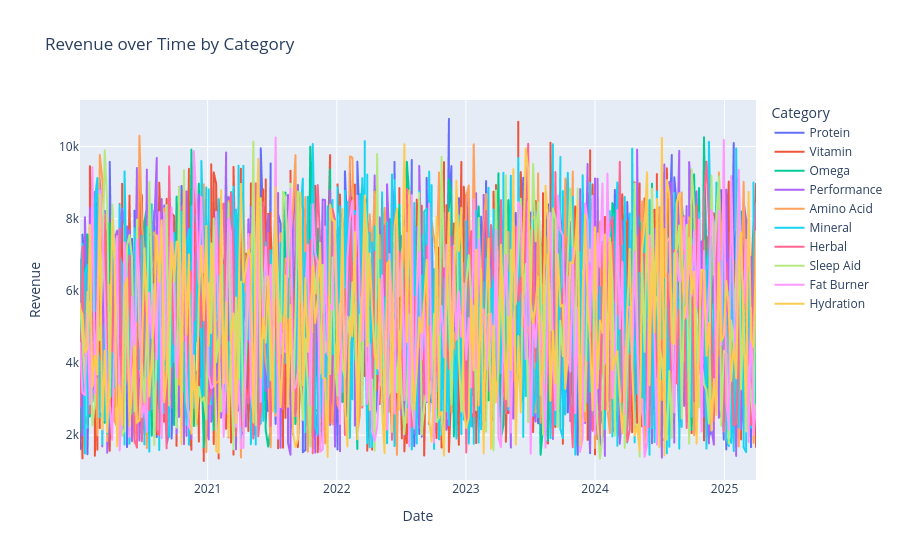

Source (notebook cell):
### Markdown cell above
### Insights
- Correlation measures how strongly variables move together.
- Values range from: +1 → strong positive relationship , 0 → no relationship , -1 → strong negative relationship
- Revenue shows a strong positive correlation with Price.
- Price and Discount may have varying influence on sales and revenue.
- Units Returned appears less strongly correlated with overall revenue.
- Strong correlations help identify key factors affecting business performance.

### Code cell
fig=px.line(df, x="Date", y="Revenue", color="Category", title="Revenue over Time by Category")
fig.show()

### Figure 1 — Plotly figure (JSON) as saved in the notebook; plotly's stock layout.template omitted (floating-point values rounded to 4 significant figures; data arrays with more than 128 entries replaced by an {"elided": "..."} marker saying what was removed)
{"data": [{"hovertemplate": "Category=Protein<br>Date=%{x}<br>Revenue=%{y}<extra></extra>", "legendgroup": "Protein", "line": {"color": "#636efa", "dash": "solid"}, "marker": {"symbol": "circle"}, "mode": "lines", "name": "Protein", "showlegend": true, "type": "scattergl", "x": {"elided": "548 str values"}, "xaxis": "x", "y": {"elided": "548 float values"}, "yaxis": "y"}, {"hovertemplate": "Category=Vitamin<br>Date=%{x}<br>Revenue=%{y}<extra></extra>", "legendgroup": "Vitamin", "line": {"color": "#EF553B", "dash": "solid"}, "marker": {"symbol": "circle"}, "mode": "lines", "name": "Vitamin", "showlegend": true, "type": "scattergl", "x": {"elided": "822 str values"}, "xaxis": "x", "y": {"elided": "822 float values"}, "yaxis": "y"}, {"hovertemplate": "Category=Omega<br>Date=%{x}<br>Revenue=%{y}<extra></extra>", "legendgroup": "Omega", "line": {"color": "#00cc96", "dash": "solid"}, "marker": {"symbol": "circle"}, "mode": "lines", "name": "Omega", "showlegend": true, "type": "scattergl", "x": {"elided": "274 str values"}, "xaxis": "x", "y": {"elided": "274 float values"}, "yaxis": "y"}, {"hovertemplate": "Category=Performance<br>Date=%{x}<br>Revenue=%{y}<extra></extra>", "legendgroup": "Performance", "line": {"color": "#ab63fa", "dash": "solid"}, "marker": {"symbol": "circle"}, "mode": "lines", "name": "Performance", "showlegend": true, "type": "scattergl", "x": {"elided": "548 str values"}, "xaxis": "x", "y": {"elided": "548 float values"}, "yaxis": "y"}, {"hovertemplate": "Category=Amino Acid<br>Date=%{x}<br>Revenue=%{y}<extra></extra>", "legendgroup": "Amino Acid", "line": {"color": "#FFA15A", "dash": "solid"}, "marker": {"symbol": "circle"}, "mode": "lines", "name": "Amino Acid", "showlegend": true, "type": "scattergl", "x": {"elided": "274 str values"}, "xaxis": "x", "y": {"elided": "274 float values"}, "yaxis": "y"}, {"hovertemplate": "Category=Mineral<br>Date=%{x}<br>Revenue=%{y}<extra></extra>", "legendgroup": "Mineral", "line": {"color": "#19d3f3", "dash": "solid"}, "marker": {"symbol": "circle"}, "mode": "lines", "name": "Mineral", "showlegend": true, "type": "scattergl", "x": {"elided": "822 str values"}, "xaxis": "x", "y": {"elided": "822 float values"}, "yaxis": "y"}, {"hovertemplate": "Category=Herbal<br>Date=%{x}<br>Revenue=%{y}<extra></extra>", "legendgroup": "Herbal", "line": {"color": "#FF6692", "dash": "solid"}, "marker": {"symbol": "circle"}, "mode": "lines", "name": "Herbal", "showlegend": true, "type": "scattergl", "x": {"elided": "274 str values"}, "xaxis": "x", "y": {"elided": "274 float values"}, "yaxis": "y"}, {"hovertemplate": "Category=Sleep Aid<br>Date=%{x}<br>Revenue=%{y}<extra></extra>", "legendgroup": "Sleep Aid", "line": {"color": "#B6E880", "dash": "solid"}, "marker": {"symbol": "circle"}, "mode": "lines", "name": "Sleep Aid", "showlegend": true, "type": "scattergl", "x": {"elided": "274 str values"}, "xaxis": "x", "y": {"elided": "274 float values"}, "yaxis": "y"}, {"hovertemplate": "Category=Fat Burner<br>Date=%{x}<br>Revenue=%{y}<extra></extra>", "legendgroup": "Fat Burner", "line": {"color": "#FF97FF", "dash": "solid"}, "marker": {"symbol": "circle"}, "mode": "lines", "name": "Fat Burner", "showlegend": true, "type": "scattergl", "x": {"elided": "274 str values"}, "xaxis": "x", "y": {"elided": "274 float values"}, "yaxis": "y"}, {"hovertemplate": "Category=Hydration<br>Date=%{x}<br>Revenue=%{y}<extra></extra>", "legendgroup": "Hydration", "line": {"color": "#FECB52", "dash": "solid"}, "marker": {"symbol": "circle"}, "mode": "lines", "name": "Hydration", "showlegend": true, "type": "scattergl", "x": {"elided": "274 str values"}, "xaxis": "x", "y": {"elided": "274 float values"}, "yaxis": "y"}], "layout": {"legend": {"title": {"text": "Category"}, "tracegroupgap": 0}, "title": {"text": "Revenue over Time by Category"}, "xaxis": {"anchor": "y", "domain": [0, 1], "title": {"text": "Date"}}, "yaxis": {"anchor": "x", "domain": [0, 1], "title": {"text": "Revenue"}}}}
